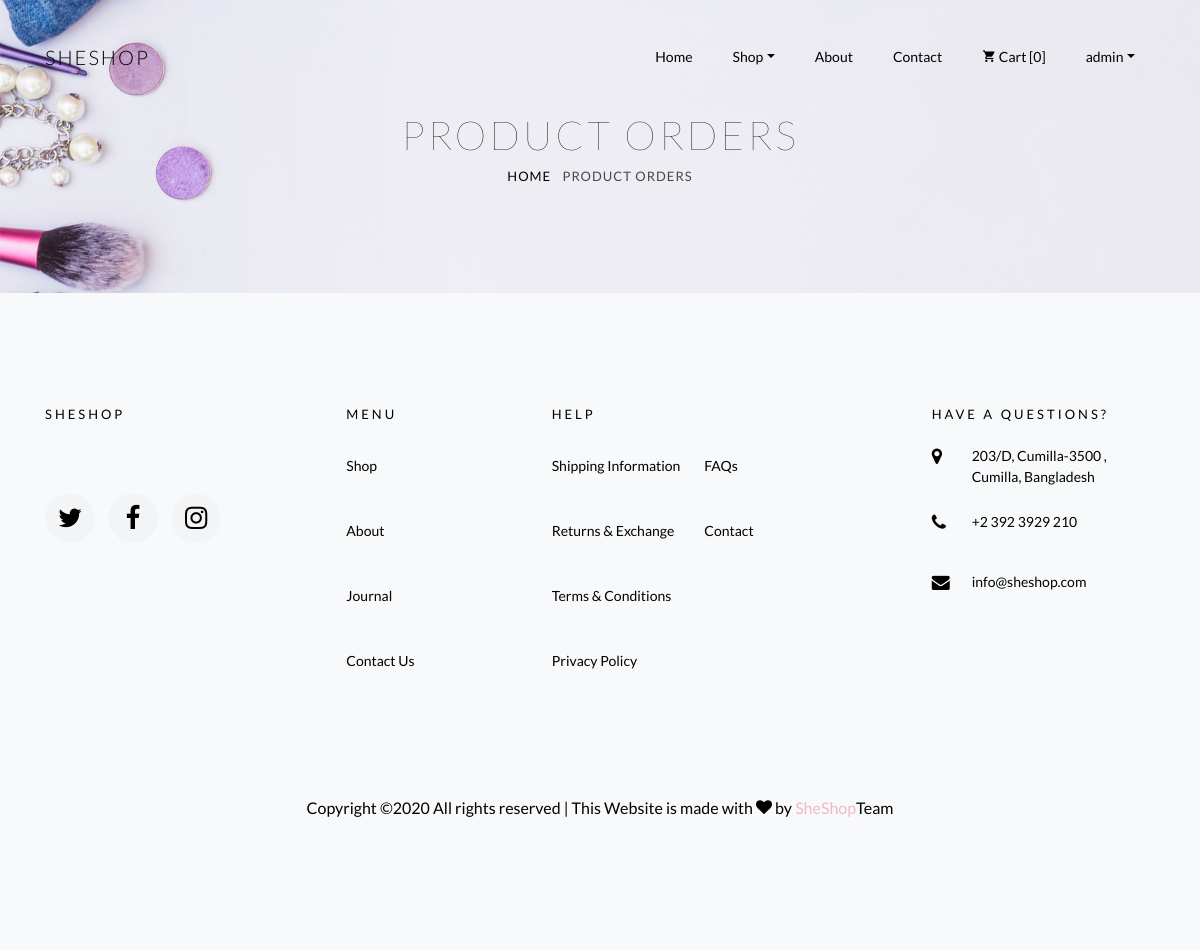
The app's page /product-status/ (signed in), older data.
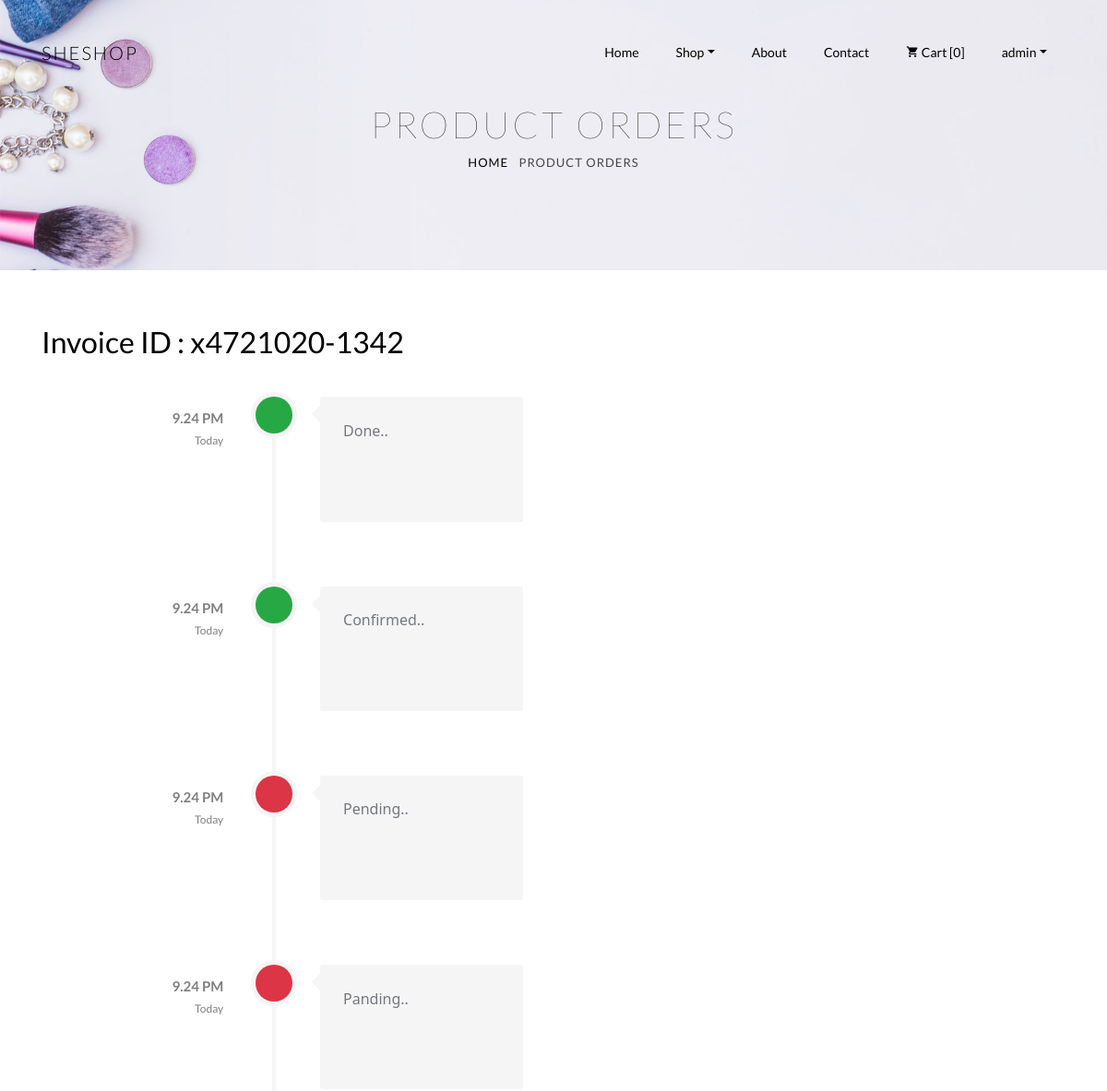
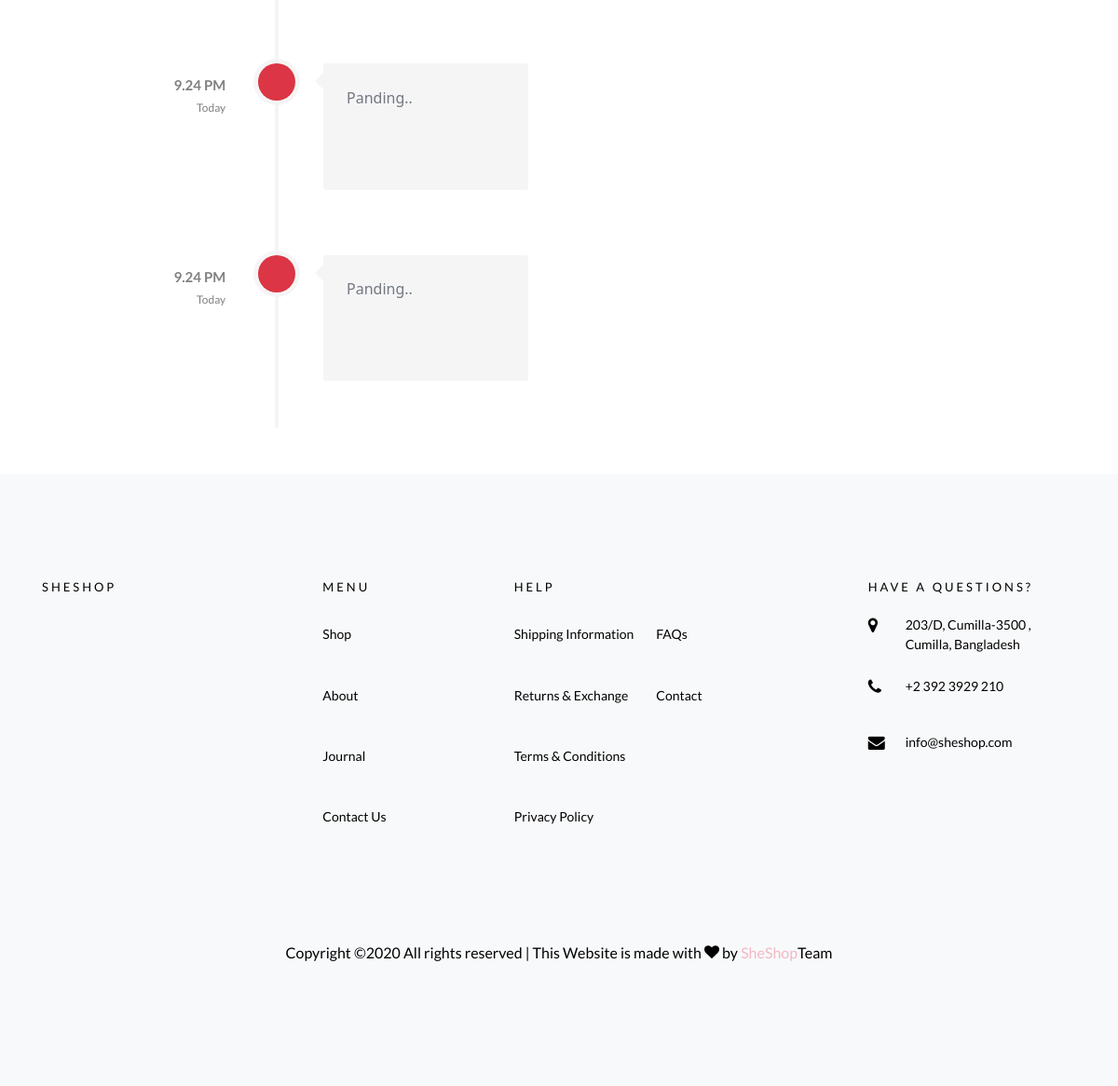
The same page, newer data (2 pictures, top to bottom).
### shop/models.py (models this page shows, shortened)
class OderTracking(models.Model):
    user = models.OneToOneField(User, on_delete=models.CASCADE)
    InvoiceId=models.CharField(max_length=250)
    Date=models.CharField(max_length=250,default="")
    ProductCode = models.OneToOneField(Product,on_delete=models.CASCADE)
    Pending = models.BooleanField(default=True)
    Confirmed = models.BooleanField(default=False)
    Proceesing = models.BooleanField(default=False)
    Packed = models.BooleanField(default=False)
    Shipped = models.BooleanField(default=False)
    Delivered = models.BooleanField(default=False)

class Product(models.Model):
    Product_name = models.CharField(max_length=250)
    Product_Code = models.CharField(max_length=20, unique=True)
    category = models.ForeignKey(Category, on_delete=models.CASCADE)
    Product_slug = models.SlugField()
    Product_Description = models.TextField()
    UnitPrice = models.DecimalField(max_digits=5, decimal_places=2)
    StockOut = models.BooleanField(default=False)
    images = models.ImageField(upload_to='product/%Y/%m/%d/')
    available = models.BooleanField(default=False)
    discount = models.IntegerField()
    new_Arraivel = models.BooleanField(default=False)
    stars = models.IntegerField(default=4)
    Trending = models.BooleanField(default=False)
    Product_Update = models.DateField(default=timezone.now)
    class Meta:
        index_together = (('id', 'Product_slug'),)
    def __str__(self):
        return self.Product_Code

### shop/views.py (the view)
# urls.py: path('product-status/', views.OrderStatus, name='status'),
@login_required(login_url="/login/")
def OrderStatus(request):
    Ordertracker = OderTracking.objects.filter()
    context ={
        'OderTracking':Ordertracker
    }
    return render(request, "accounts/ProductDeliveryStatus.html",context)

### templates/accounts/ProductDeliveryStatus.html (shortened to what this page needs)
{% load static %}
{% include 'Headsfoots/header.html' %}
	<div class="hero-wrap hero-bread" style="background-image: url('{% static 'images/bg_6.jpg' %}');">
      <div class="container">
        <div class="row no-gutters slider-text align-items-center justify-content-center">
          <div class="col-md-9 ftco-animate text-center">
            <h1 class="mb-0 bread">Product Orders</h1>
            <p class="breadcrumbs"><span class="mr-2"><a href="{% url 'status' %}">Home</a></span> <span>Product Orders</span></p>
          </div>
        </div>
      </div>
    </div>
{% for x in OderTracking  %}
        <div class="container">
        <br>
        <br>
        <h2>Invoice ID : {{ x.InvoiceId }}-{{ x.ProductCode}}</h2>
        <br>
	<div class="row">
		<div class="timeline-centered">
	<article class="timeline-entry">
		<div class="timeline-entry-inner">
			<time class="timeline-time" datetime="2014-01-10T03:45"><span>{{ x.Date }}</span> <span>Today</span></time>
			{% if x.Pending %}
			<div class="timeline-icon bg-danger">
				<i class="entypo-feather"></i>
			</div>
            <div class="timeline-label">
				<h2>Panding..</h2>
				<p> &emsp; &emsp; &emsp; &emsp; &emsp; &emsp; &emsp; &emsp; &emsp; &emsp;&emsp; &emsp; &emsp; &emsp; &emsp;&emsp; &emsp; &emsp; &emsp; &emsp;&emsp; &emsp; &emsp; &emsp; &emsp;&emsp; &emsp; &emsp; &emsp; &emsp;</p>
            {% else %}
            <div class="timeline-icon bg-success">
			</div>
            <div class="timeline-label">
				<h2>Done..</h2>
				<p> &emsp; &emsp; &emsp; &emsp; &emsp; &emsp; &emsp; &emsp; &emsp; &emsp;&emsp; &emsp; &emsp; &emsp; &emsp;&emsp; &emsp; &emsp; &emsp; &emsp;&emsp; &emsp; &emsp; &emsp; &emsp;&emsp; &emsp; &emsp; &emsp; &emsp;</p>
			{% endif %}
		</div>
	</article>
	<article class="timeline-entry">
		<div class="timeline-entry-inner">
			<time class="timeline-time" datetime="2014-01-10T03:45"><span>{{ x.Date }}</span> <span>Today</span></time>
			{% if x.Confirmed %}
			<div class="timeline-icon bg-success">
			</div>
            <div class="timeline-label">
				<h2>Confirmed..</h2>
				<p> &emsp; &emsp; &emsp; &emsp; &emsp; &emsp; &emsp; &emsp; &emsp; &emsp;&emsp; &emsp; &emsp; &emsp; &emsp;&emsp; &emsp; &emsp; &emsp; &emsp;&emsp; &emsp; &emsp; &emsp; &emsp;&emsp; &emsp; &emsp; &emsp; &emsp;</p>
			</div>
			{% endif %}
		</div>
	</article>
    	<article class="timeline-entry">
		<div class="timeline-entry-inner">
			<time class="timeline-time" datetime="2014-01-10T03:45"><span>{{ x.Date }}</span> <span>Today</span></time>
			{% if x.Proceesing %}
			<div class="timeline-icon bg-success">
				<i class="entypo-feather"></i>
			</div>
            <div class="timeline-label">
				<h2>Proceesing..</h2>
				<p> &emsp; &emsp; &emsp; &emsp; &emsp; &emsp; &emsp; &emsp; &emsp; &emsp;&emsp; &emsp; &emsp; &emsp; &emsp;&emsp; &emsp; &emsp; &emsp; &emsp;&emsp; &emsp; &emsp; &emsp; &emsp;&emsp; &emsp; &emsp; &emsp; &emsp;</p>
			</div>
            {% else %}
            <div class="timeline-icon  bg-danger">
			</div>
            <div class="timeline-label">
				<h2>Pending..</h2>
				<p> &emsp; &emsp; &emsp; &emsp; &emsp; &emsp; &emsp; &emsp; &emsp; &emsp;&emsp; &emsp; &emsp; &emsp; &emsp;&emsp; &emsp; &emsp; &emsp; &emsp;&emsp; &emsp; &emsp; &emsp; &emsp;&emsp; &emsp; &emsp; &emsp; &emsp;</p>
			</div>
			{% endif %}
		</div>
	</article>
    	<article class="timeline-entry">
		<div class="timeline-entry-inner">
			<time class="timeline-time" datetime="2014-01-10T03:45"><span>{{ x.Date }}</span> <span>Today</span></time>
			{% if x.Packed %}
			<div class="timeline-icon bg-success">
				<i class="entypo-feather"></i>
			</div>
            <div class="timeline-label">
				<h2>Packed..</h2>
				<p> &emsp; &emsp; &emsp; &emsp; &emsp; &emsp; &emsp; &emsp; &emsp; &emsp;&emsp; &emsp; &emsp; &emsp; &emsp;&emsp; &emsp; &emsp; &emsp; &emsp;&emsp; &emsp; &emsp; &emsp; &emsp;&emsp; &emsp; &emsp; &emsp; &emsp;</p>
			</div>
            {% else %}
            <div class="timeline-icon bg-danger">
			</div>
            <div class="timeline-label">
				<h2>Panding..</h2>
				<p> &emsp; &emsp; &emsp; &emsp; &emsp; &emsp; &emsp; &emsp; &emsp; &emsp;&emsp; &emsp; &emsp; &emsp; &emsp;&emsp; &emsp; &emsp; &emsp; &emsp;&emsp; &emsp; &emsp; &emsp; &emsp;&emsp; &emsp; &emsp; &emsp; &emsp;</p>
			</div>
			{% endif %}
		</div>
	</article>
    	<article class="timeline-entry">
		<div class="timeline-entry-inner">
			<time class="timeline-time" datetime="2014-01-10T03:45"><span>{{ x.Date }}</span> <span>Today</span></time>
			{% if x.Shipped %}
			<div class="timeline-icon bg-success">
				<i class="entypo-feather"></i>
			</div>
            <div class="timeline-label">
				<h2>Shipped..</h2>
				<p> &emsp; &emsp; &emsp; &emsp; &emsp; &emsp; &emsp; &emsp; &emsp; &emsp;&emsp; &emsp; &emsp; &emsp; &emsp;&emsp; &emsp; &emsp; &emsp; &emsp;&emsp; &emsp; &emsp; &emsp; &emsp;&emsp; &emsp; &emsp; &emsp; &emsp;</p>
			</div>
            {% else %}
            <div class="timeline-icon bg-danger">
			</div>
            <div class="timeline-label">
				<h2>Panding..</h2>
				<p> &emsp; &emsp; &emsp; &emsp; &emsp; &emsp; &emsp; &emsp; &emsp; &emsp;&emsp; &emsp; &emsp; &emsp; &emsp;&emsp; &emsp; &emsp; &emsp; &emsp;&emsp; &emsp; &emsp; &emsp; &emsp;&emsp; &emsp; &emsp; &emsp; &emsp;</p>
			</div>
			{% endif %}
		</div>
	</article>
     	<article class="timeline-entry">
		<div class="timeline-entry-inner">
			<time class="timeline-time" datetime="2014-01-10T03:45"><span>{{ x.Date }}</span> <span>Today</span></time>
			{% if x.Delivered %}
			<div class="timeline-icon bg-success">
				<i class="entypo-feather"></i>
			</div>
            <div class="timeline-label">
				<h2>Shipped..</h2>
				<p> &emsp; &emsp; &emsp; &emsp; &emsp; &emsp; &emsp; &emsp; &emsp; &emsp;&emsp; &emsp; &emsp; &emsp; &emsp;&emsp; &emsp; &emsp; &emsp; &emsp;&emsp; &emsp; &emsp; &emsp; &emsp;&emsp; &emsp; &emsp; &emsp; &emsp;</p>
            {% else %}
            <div class="timeline-icon bg-danger">
			</div>
            <div class="timeline-label">
				<h2>Panding..</h2>
				<p> &emsp; &emsp; &emsp; &emsp; &emsp; &emsp; &emsp; &emsp; &emsp; &emsp;&emsp; &emsp; &emsp; &emsp; &emsp;&emsp; &emsp; &emsp; &emsp; &emsp;&emsp; &emsp; &emsp; &emsp; &emsp;&emsp; &emsp; &emsp; &emsp; &emsp;</p>
			{% endif %}
			</div>
		</div>
	</article>
</div>
	</div>
</div>
     {% endfor %}
{% include 'Headsfoots/footer.html' %}

### templates/Headsfoots/header.html (shortened to what this page needs)
{% load static %}
<!DOCTYPE html>
<html lang="en">
  <head>
      {% block Head %}
    <link rel="stylesheet" href="https://maxcdn.bootstrapcdn.com/font-awesome/4.7.0/css/font-awesome.min.css">
    <link rel="stylesheet" href="{% static 'css/open-iconic-bootstrap.min.css' %}" >
    <link rel="stylesheet" href="{% static 'css/animate.css' %}">
    <link rel="stylesheet" href="{% static 'css/owl.carousel.min.css' %}">
    <link rel="stylesheet" href="{% static 'css/owl.theme.default.min.css' %}">
    <link rel="stylesheet" href="{% static 'css/magnific-popup.css' %}">
    <link rel="stylesheet" href="{% static 'css/aos.css' %}">
    <link rel="stylesheet" href="{% static 'css/ionicons.min.css' %}">
    <link rel="stylesheet" href="{% static 'css/bootstrap-datepicker.css' %}">
    <link rel="stylesheet" href="{% static 'css/jquery.timepicker.css' %}">
    <link rel="stylesheet" href="{% static 'css/flaticon.css' %}">
    <link rel="stylesheet" href="{% static 'css/icomoon.css' %}">
    <link rel="stylesheet" href="{% static 'css/style.css' %}">
    {% endblock %}
  </head>
  <body>
    <nav class="navbar navbar-expand-lg navbar-dark ftco_navbar bg-dark ftco-navbar-light" id="ftco-navbar">
	    <div class="container">
	      <a class="navbar-brand" href="{% url 'index' %}">SheShop</a>
	      <div class="collapse navbar-collapse" id="ftco-nav">
	        <ul class="navbar-nav ml-auto">
	          <li class="nav-item active"><a href="{% url 'index' %}" class="nav-link">Home</a></li>
	          <li class="nav-item dropdown">
              <a class="nav-link dropdown-toggle" href="#" id="dropdown04" data-toggle="dropdown" aria-haspopup="true" aria-expanded="false">Shop</a>
            </li>
	          <li class="nav-item"><a href="{% url 'about' %}" class="nav-link">About</a></li>
	          <li class="nav-item"><a href="{% url 'contact' %}" class="nav-link">Contact</a></li>
	          <li class="nav-item cta"><a href="/" class="nav-link" data-toggle="modal" data-target="#cart">
                  <span class="icon-shopping_cart"></span> Cart [<span class="total-count"></span>]</a>
              </li>
                {% if user.is_authenticated %}
                <li class="nav-item dropdown">
                    <a class="nav-link dropdown-toggle" href="{% url 'profile' %}" id="dropdown04" data-toggle="dropdown" aria-haspopup="true" aria-expanded="false">{{ user.get_username }}</a>
                </li>
                {% else %}
                    <li class="nav-item"><a href="{% url 'login' %}" class="nav-link">Login / Register</a></li>
                {% endif %}
	        </ul>
	      </div>
	    </div>
    </nav>

### templates/Headsfoots/footer.html (shortened to what this page needs)
{% load static %}
    <footer class="ftco-footer bg-light ftco-section">
      <div class="container">
        <div class="row mb-5">
          <div class="col-md">
            <div class="ftco-footer-widget mb-4">
              <h2 class="ftco-heading-2">SheShop</h2>
              <ul class="ftco-footer-social list-unstyled float-md-left float-lft mt-5">
                <li class="ftco-animate"><a href="#"><span class="icon-twitter"></span></a></li>
                <li class="ftco-animate"><a href="#"><span class="icon-facebook"></span></a></li>
                <li class="ftco-animate"><a href="#"><span class="icon-instagram"></span></a></li>
              </ul>
            </div>
          </div>
          <div class="col-md">
            <div class="ftco-footer-widget mb-4 ml-md-5">
              <h2 class="ftco-heading-2">Menu</h2>
              <ul class="list-unstyled">
                <li><a href="{% url 'shop' %}" class="py-2 d-block">Shop</a></li>
                <li><a href="{% url 'about' %}" class="py-2 d-block">About</a></li>
                <li><a href="{% url 'index' %}" class="py-2 d-block">Journal</a></li>
                <li><a href="{% url 'contact' %}" class="py-2 d-block">Contact Us</a></li>
              </ul>
            </div>
          </div>
          <div class="col-md-4">
             <div class="ftco-footer-widget mb-4">
              <h2 class="ftco-heading-2">Help</h2>
              <div class="d-flex">
	              <ul class="list-unstyled mr-l-5 pr-l-3 mr-4">
	                <li><a href="#section-faq" class="py-2 d-block">Shipping Information</a></li>
	                <li><a href="#section-faq" class="py-2 d-block">Returns &amp; Exchange</a></li>
	                <li><a href="#section-faq" class="py-2 d-block">Terms &amp; Conditions</a></li>
	                <li><a href="#section-faq" class="py-2 d-block">Privacy Policy</a></li>
	              </ul>
	              <ul class="list-unstyled">
	                <li><a href="#" class="py-2 d-block">FAQs</a></li>
	                <li><a href="{% url 'contact' %}" class="py-2 d-block">Contact</a></li>
	              </ul>
	            </div>
            </div>
          </div>
          <div class="col-md">
            <div class="ftco-footer-widget mb-4">
            	<h2 class="ftco-heading-2">Have a Questions?</h2>
            	<div class="block-23 mb-3">
	              <ul>
	                <li><span class="icon icon-map-marker"></span><span class="text">203/D, Cumilla-3500 , Cumilla, Bangladesh</span></li>
	                <li><a href="#"><span class="icon icon-phone"></span><span class="text">+2 392 3929 210</span></a></li>
	                <li><a href="#"><span class="icon icon-envelope"></span><span class="text">info@sheshop.com</span></a></li>
	              </ul>
	            </div>
            </div>
          </div>
        </div>
        <div class="row">
          <div class="col-md-12 text-center">
            <p>
						  Copyright &copy;<script>document.write(new Date().getFullYear());</script> All rights reserved | This Website is made with <i class="icon-heart color-danger" aria-hidden="true"></i> by <a href="#" target="_blank">SheShop</a>Team
						</p>
          </div>
        </div>
      </div>
    </footer>
  </body>
</html>

### static/css/icomoon.css (style rules this page uses)
[class^="icon-"], [class*=" icon-"] { font-family: 'icomoon' !important; speak: none; font-style: normal; font-weight: normal; font-variant: normal; text-transform: none; line-height: 1; -webkit-font-smoothing: antialiased; -moz-osx-font-smoothing: grayscale; }
.icon-heart:before { content: "\f004"; }
.icon-map-marker:before { content: "\f041"; }
.icon-phone:before { content: "\f095"; }
.icon-envelope:before { content: "\f0e0"; }
.icon-shopping_cart:before { content: "\e8cc"; }

Row changes from the older to the newer data that the page shows:
added OderTracking: InvoiceId "x4721020", ProductCode "1342", Date "9.24 PM", Pending "Done..", Confirmed "Confirmed..", Proceesing "Pending..", Packed "Panding..", Shipped "Panding..", Delivered "Panding.."
